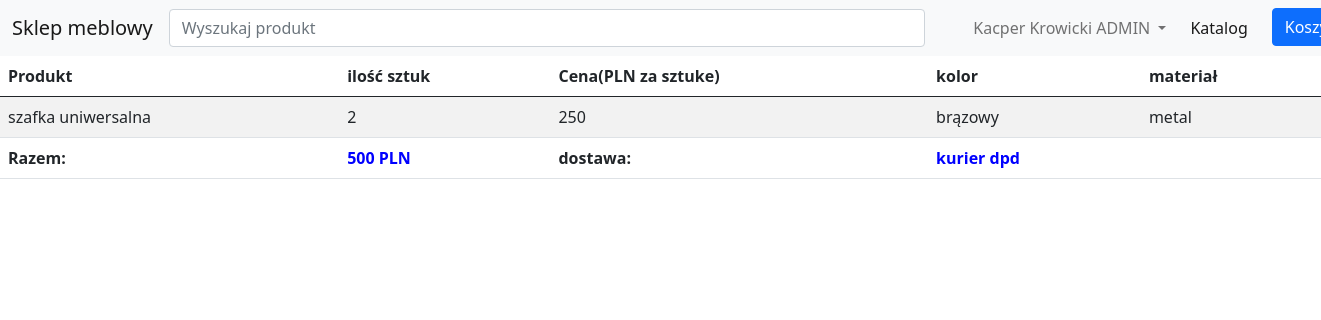
Screenshot of /projekt/order_details.php?id=3 (signed in) with the database file from the repository.
### tables this page shows
CREATE TABLE `zamowienia` (
  `zamowienie_id` int(11) NOT NULL,
  `data_zamowienia` date NOT NULL,
  `uzytkownik_id` int(11) NOT NULL,
  `adres_dostawy` varchar(150) NOT NULL,
  `status_zamowienia` varchar(20) NOT NULL,
  `dostawa` varchar(64) NOT NULL
);

### projekt/order_details.php (the view, shortened to what this page needs)
<!DOCTYPE html>
<html lang="en">
<head>
  <link rel="stylesheet" href="style.css">
  <link href="https://cdn.jsdelivr.net/npm/bootstrap@5.0.2/dist/css/bootstrap.min.css" rel="stylesheet"
>
</head>
<body>
<?php
    include("../projekt/model/nav_bar.php");
  ?>
  <table class="table table-striped">
  <thead>
    <tr>
      <th scope="col">Produkt</th>
      <th scope="col">ilość sztuk</th>
      <th scope="col">Cena(PLN za sztuke)</th>
      <th scope="col">kolor</th>
      <th scope="col">materiał</th>
    </tr>
  </thead>
  <tbody>
      <?php
      require("controller/connection.php");
      if(isset($_SESSION['email'])){
        $zid = $_GET['id'];
        $email = $_SESSION['email'];
        $query = "select DISTINCT p.nazwa, sum(t.ilosc_sztuk), p.cena, t.kolor, t.material, z.dostawa from zamowienia z
        join uzytkownicy u on u.uzytkownicy_id = z.uzytkownik_id
        join tranzakcje t on t.zamowienie_id = z.zamowienie_id
        join produkty p on p.produkt_id = t.produkt_id
        where u.email = '$email' and z.zamowienie_id = '$zid'
        group by p.nazwa, t.kolor, t.material";
        try{
            $result = mysqli_query($connection,$query);
            $suma = 0;
            while ($row = $result->fetch_row()) {
              $dostawa = $row[5];
                echo "
                <tr>
                    <td>$row[0]</td>
                    <td>$row[1]</td>
                    <td>$row[2]</td>
                    <td>$row[3]</td>
                    <td>$row[4]</td>
                </tr>
                ";
                $suma += $row[1] * $row[2];
            };
            echo "
                <tr>
                    <td style=\"font-weight: bold\">Razem:</td>
                    <td style=\"font-weight: bold; color: blue\">$suma PLN</td>
                    <td style=\"font-weight: bold;\">dostawa: </td>
                    <td style=\"font-weight: bold; color: blue\">$dostawa</td>
                    <td></td>
                </tr>
                ";
        }catch(Exception $e){
            echo $e;
            exit;
        }
      }
      ?>
  </tbody>
</table>
</body>
</html>

### projekt/style.css (style rules this page uses)
* { box-sizing:border-box }

### rows the page displays
zamowienia: row "szafka uniwersalna", row "2", row "250", row "brązowy", row "metal", dostawa "kurier dpd"

### other values shown
$_SESSION["logged"] "Kacper Krowicki"
$suma "500"
